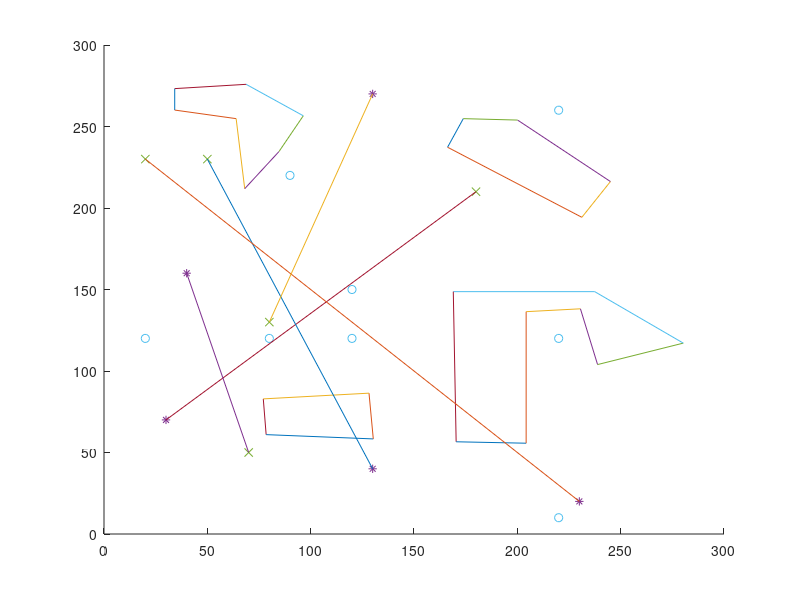

This figure's MATLAB source:

%plot existing discrete obstacle map
load polygObst


hold on
firstEdge=1;
for(i=1:length(x))
    
    edges(i,1)=i;
    if (button(i)==1)
        edges(i,2)=i+1;
    elseif (button(i)==3)
        edges(i,2)=firstEdge;
        firstEdge=i+1
    end
    plot([x(edges(i,1)),x(edges(i,2))],[y(edges(i,1)),y(edges(i,2))]);
    hold on
    drawnow
end



plot(startPos(:,1),startPos(:,2),'*');
plot(goalPos(:,1),goalPos(:,2),'x');
plot(customerPos(:,1),customerPos(:,2),'o');

for i=1:length(startPos)
    plot([startPos(i,1) goalPos(i,1)],[startPos(i,2) goalPos(i,2)]);
end

hold off

%creating new maps
% figure
% plot([0 100 100 0 0],[0 0 100 100 0])
% 
% [x,y,button] = ginput();
% startPos=[30 70];
% goalPos=[80 30];

%save('polygObst','x','y','button','startPos','goalPos')

print -deps2 polygonalMap.eps












